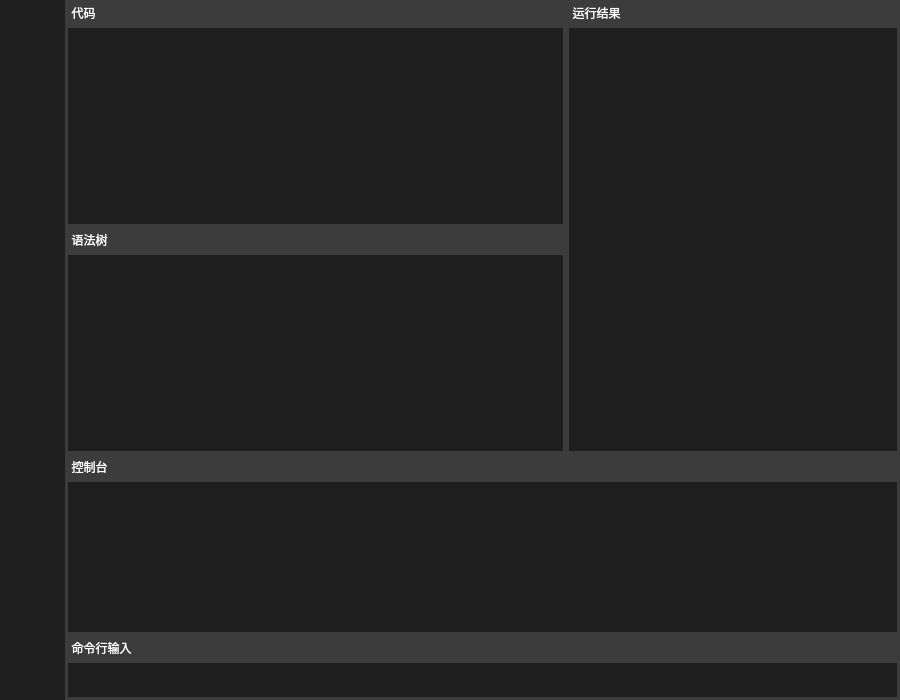
<?xml version="1.0" encoding="UTF-8"?>
<ui version="4.0">
 <class>MainWindowClass</class>
 <widget class="QMainWindow" name="MainWindowClass">
  <property name="geometry">
   <rect>
    <x>0</x>
    <y>0</y>
    <width>900</width>
    <height>700</height>
   </rect>
  </property>
  <property name="minimumSize">
   <size>
    <width>400</width>
    <height>350</height>
   </size>
  </property>
  <property name="windowTitle">
   <string>MiniBasic</string>
  </property>
  <property name="styleSheet">
   <string notr="true">background-color: rgb(30, 30, 30);</string>
  </property>
  <widget class="QWidget" name="centralWidget">
   <layout class="QHBoxLayout" name="horizontalLayout">
    <property name="spacing">
     <number>0</number>
    </property>
    <property name="leftMargin">
     <number>0</number>
    </property>
    <property name="topMargin">
     <number>0</number>
    </property>
    <property name="rightMargin">
     <number>0</number>
    </property>
    <property name="bottomMargin">
     <number>0</number>
    </property>
    <item>
     <widget class="QFrame" name="frame">
      <property name="sizePolicy">
       <sizepolicy hsizetype="Fixed" vsizetype="Preferred">
        <horstretch>0</horstretch>
        <verstretch>0</verstretch>
       </sizepolicy>
      </property>
      <property name="minimumSize">
       <size>
        <width>65</width>
        <height>185</height>
       </size>
      </property>
      <property name="baseSize">
       <size>
        <width>0</width>
        <height>0</height>
       </size>
      </property>
      <property name="styleSheet">
       <string notr="true">background-color: rgb(30, 30, 30);</string>
      </property>
      <property name="frameShape">
       <enum>QFrame::NoFrame</enum>
      </property>
      <property name="frameShadow">
       <enum>QFrame::Raised</enum>
      </property>
      <widget class="QPushButton" name="btnLoad">
       <property name="geometry">
        <rect>
         <x>10</x>
         <y>20</y>
         <width>45</width>
         <height>45</height>
        </rect>
       </property>
       <property name="sizePolicy">
        <sizepolicy hsizetype="Fixed" vsizetype="Fixed">
         <horstretch>0</horstretch>
         <verstretch>0</verstretch>
        </sizepolicy>
       </property>
       <property name="styleSheet">
        <string notr="true">QPushButton {
border: 0px solid white;
image: url(:/MainWindow/image/load.png);
}
QPushButton:hover {
border: 0px solid white;
image: url(:/MainWindow/image/load_hover.png);
}
QPushButton:pressed {
border: 0px solid white;
image: url(:/MainWindow/image/load_pressed.png);
}
</string>
       </property>
       <property name="text">
        <string/>
       </property>
      </widget>
      <widget class="QPushButton" name="btnRun">
       <property name="geometry">
        <rect>
         <x>10</x>
         <y>90</y>
         <width>45</width>
         <height>45</height>
        </rect>
       </property>
       <property name="sizePolicy">
        <sizepolicy hsizetype="Fixed" vsizetype="Fixed">
         <horstretch>0</horstretch>
         <verstretch>0</verstretch>
        </sizepolicy>
       </property>
       <property name="styleSheet">
        <string notr="true">QPushButton {
border: 0px solid white;
image: url(:/MainWindow/image/run.png);
}
QPushButton:hover {
border: 0px solid white;
image: url(:/MainWindow/image/run_hover.png);
}
QPushButton:pressed {
border: 0px solid white;
image: url(:/MainWindow/image/run_pressed.png);
}
</string>
       </property>
       <property name="text">
        <string/>
       </property>
      </widget>
      <widget class="QPushButton" name="btnClear">
       <property name="geometry">
        <rect>
         <x>10</x>
         <y>160</y>
         <width>45</width>
         <height>45</height>
        </rect>
       </property>
       <property name="sizePolicy">
        <sizepolicy hsizetype="Fixed" vsizetype="Fixed">
         <horstretch>0</horstretch>
         <verstretch>0</verstretch>
        </sizepolicy>
       </property>
       <property name="styleSheet">
        <string notr="true">QPushButton {
border: 0px solid white;
image: url(:/MainWindow/image/clear.png);
}
QPushButton:hover {
border: 0px solid white;
image: url(:/MainWindow/image/clear_hover.png);
}
QPushButton:pressed {
border: 0px solid white;
image: url(:/MainWindow/image/clear_pressed.png);
}
</string>
       </property>
       <property name="text">
        <string/>
       </property>
      </widget>
      <widget class="QPushButton" name="btnSave">
       <property name="geometry">
        <rect>
         <x>10</x>
         <y>230</y>
         <width>45</width>
         <height>45</height>
        </rect>
       </property>
       <property name="sizePolicy">
        <sizepolicy hsizetype="Fixed" vsizetype="Fixed">
         <horstretch>0</horstretch>
         <verstretch>0</verstretch>
        </sizepolicy>
       </property>
       <property name="mouseTracking">
        <bool>true</bool>
       </property>
       <property name="styleSheet">
        <string notr="true">QPushButton {
border: 0px solid white;
image: url(:/MainWindow/image/save.png);
}
QPushButton:hover {
border: 0px solid white;
image: url(:/MainWindow/image/save_hover.png);
}
QPushButton:pressed {
border: 0px solid white;
image: url(:/MainWindow/image/save_pressed.png);
}
</string>
       </property>
       <property name="text">
        <string/>
       </property>
      </widget>
     </widget>
    </item>
    <item>
     <widget class="QFrame" name="frame_2">
      <property name="frameShape">
       <enum>QFrame::NoFrame</enum>
      </property>
      <property name="frameShadow">
       <enum>QFrame::Raised</enum>
      </property>
      <layout class="QVBoxLayout" name="verticalLayout">
       <property name="spacing">
        <number>0</number>
       </property>
       <property name="leftMargin">
        <number>0</number>
       </property>
       <property name="topMargin">
        <number>0</number>
       </property>
       <property name="rightMargin">
        <number>0</number>
       </property>
       <property name="bottomMargin">
        <number>0</number>
       </property>
       <item>
        <widget class="QFrame" name="frame_4">
         <property name="frameShape">
          <enum>QFrame::NoFrame</enum>
         </property>
         <property name="frameShadow">
          <enum>QFrame::Raised</enum>
         </property>
         <layout class="QVBoxLayout" name="verticalLayout_3" stretch="5,2">
          <property name="spacing">
           <number>0</number>
          </property>
          <property name="leftMargin">
           <number>0</number>
          </property>
          <property name="topMargin">
           <number>0</number>
          </property>
          <property name="rightMargin">
           <number>0</number>
          </property>
          <property name="bottomMargin">
           <number>0</number>
          </property>
          <item>
           <widget class="QFrame" name="frame_6">
            <property name="frameShape">
             <enum>QFrame::NoFrame</enum>
            </property>
            <property name="frameShadow">
             <enum>QFrame::Raised</enum>
            </property>
            <layout class="QHBoxLayout" name="horizontalLayout_2" stretch="3,2">
             <property name="spacing">
              <number>0</number>
             </property>
             <property name="leftMargin">
              <number>0</number>
             </property>
             <property name="topMargin">
              <number>0</number>
             </property>
             <property name="rightMargin">
              <number>0</number>
             </property>
             <property name="bottomMargin">
              <number>0</number>
             </property>
             <item>
              <widget class="QFrame" name="frame_7">
               <property name="frameShape">
                <enum>QFrame::NoFrame</enum>
               </property>
               <property name="frameShadow">
                <enum>QFrame::Raised</enum>
               </property>
               <layout class="QVBoxLayout" name="verticalLayout_5">
                <property name="spacing">
                 <number>0</number>
                </property>
                <property name="leftMargin">
                 <number>0</number>
                </property>
                <property name="topMargin">
                 <number>0</number>
                </property>
                <property name="rightMargin">
                 <number>0</number>
                </property>
                <property name="bottomMargin">
                 <number>0</number>
                </property>
                <item>
                 <widget class="QFrame" name="frame_9">
                  <property name="frameShape">
                   <enum>QFrame::NoFrame</enum>
                  </property>
                  <property name="frameShadow">
                   <enum>QFrame::Raised</enum>
                  </property>
                  <layout class="QVBoxLayout" name="verticalLayout_7">
                   <property name="spacing">
                    <number>0</number>
                   </property>
                   <property name="leftMargin">
                    <number>0</number>
                   </property>
                   <property name="topMargin">
                    <number>0</number>
                   </property>
                   <property name="rightMargin">
                    <number>0</number>
                   </property>
                   <property name="bottomMargin">
                    <number>0</number>
                   </property>
                   <item>
                    <widget class="QLabel" name="label_4">
                     <property name="sizePolicy">
                      <sizepolicy hsizetype="Preferred" vsizetype="Fixed">
                       <horstretch>0</horstretch>
                       <verstretch>0</verstretch>
                      </sizepolicy>
                     </property>
                     <property name="minimumSize">
                      <size>
                       <width>0</width>
                       <height>25</height>
                      </size>
                     </property>
                     <property name="styleSheet">
                      <string notr="true">background-color: rgb(60, 60, 60);
color: rgb(255, 255, 255);
font: 11pt &quot;Microsoft YaHei UI&quot;;</string>
                     </property>
                     <property name="text">
                      <string>  代码  </string>
                     </property>
                    </widget>
                   </item>
                   <item>
                    <widget class="QTextBrowser" name="code">
                     <property name="styleSheet">
                      <string notr="true">QTextBrowser {
background-color: rgb(30, 30, 30);
color: rgb(255, 255, 255);
border: 3px solid rgb(60, 60, 60);
}
QScrollBar {
background-color: rgb(60, 60, 60);
color: rgb(255, 255, 255);
border: 0px solid rgb(60, 60, 60);
margin: 16px 0px 16px 0px;
}
QScrollBar::handle {
background-color: rgb(90, 90, 90);
margin: 0px 3px 0px 3px;
}
QScrollBar::handle:hover {
background-color: rgb(120, 120, 120);
}
QScrollBar::sub-line {
subcontrol-position: top;
subcontrol-origin: margin;
height: 16px;
}
QScrollBar::add-line {
subcontrol-position: bottom;
subcontrol-origin: margin;
height: 16px;
}
QScrollBar::sub-page,
QScrollBar::add-page {
background-color: rgb(60, 60, 60);
}
</string>
                     </property>
                     <property name="frameShape">
                      <enum>QFrame::NoFrame</enum>
                     </property>
                    </widget>
                   </item>
                  </layout>
                 </widget>
                </item>
                <item>
                 <widget class="QFrame" name="frame_10">
                  <property name="frameShape">
                   <enum>QFrame::NoFrame</enum>
                  </property>
                  <property name="frameShadow">
                   <enum>QFrame::Raised</enum>
                  </property>
                  <layout class="QVBoxLayout" name="verticalLayout_6">
                   <property name="spacing">
                    <number>0</number>
                   </property>
                   <property name="leftMargin">
                    <number>0</number>
                   </property>
                   <property name="topMargin">
                    <number>0</number>
                   </property>
                   <property name="rightMargin">
                    <number>0</number>
                   </property>
                   <property name="bottomMargin">
                    <number>0</number>
                   </property>
                   <item>
                    <widget class="QLabel" name="label_5">
                     <property name="sizePolicy">
                      <sizepolicy hsizetype="Preferred" vsizetype="Fixed">
                       <horstretch>0</horstretch>
                       <verstretch>0</verstretch>
                      </sizepolicy>
                     </property>
                     <property name="minimumSize">
                      <size>
                       <width>0</width>
                       <height>25</height>
                      </size>
                     </property>
                     <property name="styleSheet">
                      <string notr="true">background-color: rgb(60, 60, 60);
color: rgb(255, 255, 255);
font: 11pt &quot;Microsoft YaHei UI&quot;;</string>
                     </property>
                     <property name="text">
                      <string>  语法树  </string>
                     </property>
                    </widget>
                   </item>
                   <item>
                    <widget class="QTextBrowser" name="tree">
                     <property name="styleSheet">
                      <string notr="true">QTextBrowser {
background-color: rgb(30, 30, 30);
color: rgb(255, 255, 255);
border: 3px solid rgb(60, 60, 60);
}
QScrollBar {
background-color: rgb(60, 60, 60);
color: rgb(255, 255, 255);
border: 0px solid rgb(60, 60, 60);
margin: 16px 0px 16px 0px;
}
QScrollBar::handle {
background-color: rgb(90, 90, 90);
margin: 0px 3px 0px 3px;
}
QScrollBar::handle:hover {
background-color: rgb(120, 120, 120);
}
QScrollBar::sub-line {
subcontrol-position: top;
subcontrol-origin: margin;
height: 16px;
}
QScrollBar::add-line {
subcontrol-position: bottom;
subcontrol-origin: margin;
height: 16px;
}
QScrollBar::sub-page,
QScrollBar::add-page {
background-color: rgb(60, 60, 60);
}
</string>
                     </property>
                     <property name="frameShape">
                      <enum>QFrame::NoFrame</enum>
                     </property>
                    </widget>
                   </item>
                  </layout>
                 </widget>
                </item>
               </layout>
              </widget>
             </item>
             <item>
              <widget class="QFrame" name="frame_8">
               <property name="frameShape">
                <enum>QFrame::NoFrame</enum>
               </property>
               <property name="frameShadow">
                <enum>QFrame::Raised</enum>
               </property>
               <layout class="QVBoxLayout" name="verticalLayout_8">
                <property name="spacing">
                 <number>0</number>
                </property>
                <property name="leftMargin">
                 <number>0</number>
                </property>
                <property name="topMargin">
                 <number>0</number>
                </property>
                <property name="rightMargin">
                 <number>0</number>
                </property>
                <property name="bottomMargin">
                 <number>0</number>
                </property>
                <item>
                 <widget class="QLabel" name="label_3">
                  <property name="sizePolicy">
                   <sizepolicy hsizetype="Preferred" vsizetype="Fixed">
                    <horstretch>0</horstretch>
                    <verstretch>0</verstretch>
                   </sizepolicy>
                  </property>
                  <property name="minimumSize">
                   <size>
                    <width>0</width>
                    <height>25</height>
                   </size>
                  </property>
                  <property name="styleSheet">
                   <string notr="true">background-color: rgb(60, 60, 60);
color: rgb(255, 255, 255);
font: 11pt &quot;Microsoft YaHei UI&quot;;</string>
                  </property>
                  <property name="text">
                   <string>  运行结果  </string>
                  </property>
                 </widget>
                </item>
                <item>
                 <widget class="QTextBrowser" name="run">
                  <property name="styleSheet">
                   <string notr="true">QTextBrowser {
background-color: rgb(30, 30, 30);
color: rgb(255, 255, 255);
border: 3px solid rgb(60, 60, 60);
}
QScrollBar {
background-color: rgb(60, 60, 60);
color: rgb(255, 255, 255);
border: 0px solid rgb(60, 60, 60);
margin: 16px 0px 16px 0px;
}
QScrollBar::handle {
background-color: rgb(90, 90, 90);
margin: 0px 3px 0px 3px;
}
QScrollBar::handle:hover {
background-color: rgb(120, 120, 120);
}
QScrollBar::sub-line {
subcontrol-position: top;
subcontrol-origin: margin;
height: 16px;
}
QScrollBar::add-line {
subcontrol-position: bottom;
subcontrol-origin: margin;
height: 16px;
}
QScrollBar::sub-page,
QScrollBar::add-page {
background-color: rgb(60, 60, 60);
}
</string>
                  </property>
                  <property name="frameShape">
                   <enum>QFrame::NoFrame</enum>
                  </property>
                 </widget>
                </item>
               </layout>
              </widget>
             </item>
            </layout>
           </widget>
          </item>
          <item>
           <widget class="QFrame" name="frame_5">
            <property name="frameShape">
             <enum>QFrame::NoFrame</enum>
            </property>
            <property name="frameShadow">
             <enum>QFrame::Raised</enum>
            </property>
            <property name="lineWidth">
             <number>1</number>
            </property>
            <layout class="QVBoxLayout" name="verticalLayout_4">
             <property name="spacing">
              <number>0</number>
             </property>
             <property name="leftMargin">
              <number>0</number>
             </property>
             <property name="topMargin">
              <number>0</number>
             </property>
             <property name="rightMargin">
              <number>0</number>
             </property>
             <property name="bottomMargin">
              <number>0</number>
             </property>
             <item>
              <widget class="QLabel" name="label_2">
               <property name="sizePolicy">
                <sizepolicy hsizetype="Preferred" vsizetype="Fixed">
                 <horstretch>0</horstretch>
                 <verstretch>0</verstretch>
                </sizepolicy>
               </property>
               <property name="minimumSize">
                <size>
                 <width>0</width>
                 <height>25</height>
                </size>
               </property>
               <property name="styleSheet">
                <string notr="true">background-color: rgb(60, 60, 60);
color: rgb(255, 255, 255);
font: 11pt &quot;Microsoft YaHei UI&quot;;</string>
               </property>
               <property name="text">
                <string>  控制台  </string>
               </property>
              </widget>
             </item>
             <item>
              <widget class="QTextBrowser" name="console">
               <property name="styleSheet">
                <string notr="true">QTextBrowser {
background-color: rgb(30, 30, 30);
color: rgb(255, 255, 255);
border: 3px solid rgb(60, 60, 60);
}
QScrollBar {
background-color: rgb(60, 60, 60);
color: rgb(255, 255, 255);
border: 0px solid rgb(60, 60, 60);
margin: 16px 0px 16px 0px;
}
QScrollBar::handle {
background-color: rgb(90, 90, 90);
margin: 0px 3px 0px 3px;
}
QScrollBar::handle:hover {
background-color: rgb(120, 120, 120);
}
QScrollBar::sub-line {
subcontrol-position: top;
subcontrol-origin: margin;
height: 16px;
}
QScrollBar::add-line {
subcontrol-position: bottom;
subcontrol-origin: margin;
height: 16px;
}
QScrollBar::sub-page,
QScrollBar::add-page {
background-color: rgb(60, 60, 60);
}
</string>
               </property>
               <property name="frameShape">
                <enum>QFrame::NoFrame</enum>
               </property>
               <property name="acceptRichText">
                <bool>true</bool>
               </property>
              </widget>
             </item>
            </layout>
           </widget>
          </item>
         </layout>
        </widget>
       </item>
       <item>
        <widget class="QFrame" name="frame_3">
         <property name="sizePolicy">
          <sizepolicy hsizetype="Preferred" vsizetype="Fixed">
           <horstretch>0</horstretch>
           <verstretch>0</verstretch>
          </sizepolicy>
         </property>
         <property name="frameShape">
          <enum>QFrame::NoFrame</enum>
         </property>
         <property name="frameShadow">
          <enum>QFrame::Raised</enum>
         </property>
         <property name="lineWidth">
          <number>1</number>
         </property>
         <layout class="QVBoxLayout" name="verticalLayout_2">
          <property name="spacing">
           <number>0</number>
          </property>
          <property name="leftMargin">
           <number>0</number>
          </property>
          <property name="topMargin">
           <number>0</number>
          </property>
          <property name="rightMargin">
           <number>0</number>
          </property>
          <property name="bottomMargin">
           <number>0</number>
          </property>
          <item>
           <widget class="QLabel" name="label">
            <property name="sizePolicy">
             <sizepolicy hsizetype="Preferred" vsizetype="Fixed">
              <horstretch>0</horstretch>
              <verstretch>0</verstretch>
             </sizepolicy>
            </property>
            <property name="minimumSize">
             <size>
              <width>0</width>
              <height>25</height>
             </size>
            </property>
            <property name="maximumSize">
             <size>
              <width>16777215</width>
              <height>16777215</height>
             </size>
            </property>
            <property name="styleSheet">
             <string notr="true">background-color: rgb(60, 60, 60);
color: rgb(255, 255, 255);
font: 11pt &quot;Microsoft YaHei UI&quot;;</string>
            </property>
            <property name="text">
             <string>  命令行输入  </string>
            </property>
           </widget>
          </item>
          <item>
           <widget class="QLineEdit" name="cmd">
            <property name="minimumSize">
             <size>
              <width>0</width>
              <height>40</height>
             </size>
            </property>
            <property name="styleSheet">
             <string notr="true">background-color: rgb(30, 30, 30);
color: rgb(255, 255, 255);
font: 15pt &quot;Microsoft YaHei UI&quot;;
border: 3px solid rgb(60, 60, 60);</string>
            </property>
           </widget>
          </item>
         </layout>
        </widget>
       </item>
      </layout>
     </widget>
    </item>
   </layout>
  </widget>
 </widget>
 <layoutdefault spacing="6" margin="11"/>
 <resources>
  <include location="mainwindow.qrc"/>
 </resources>
 <connections/>
</ui>
